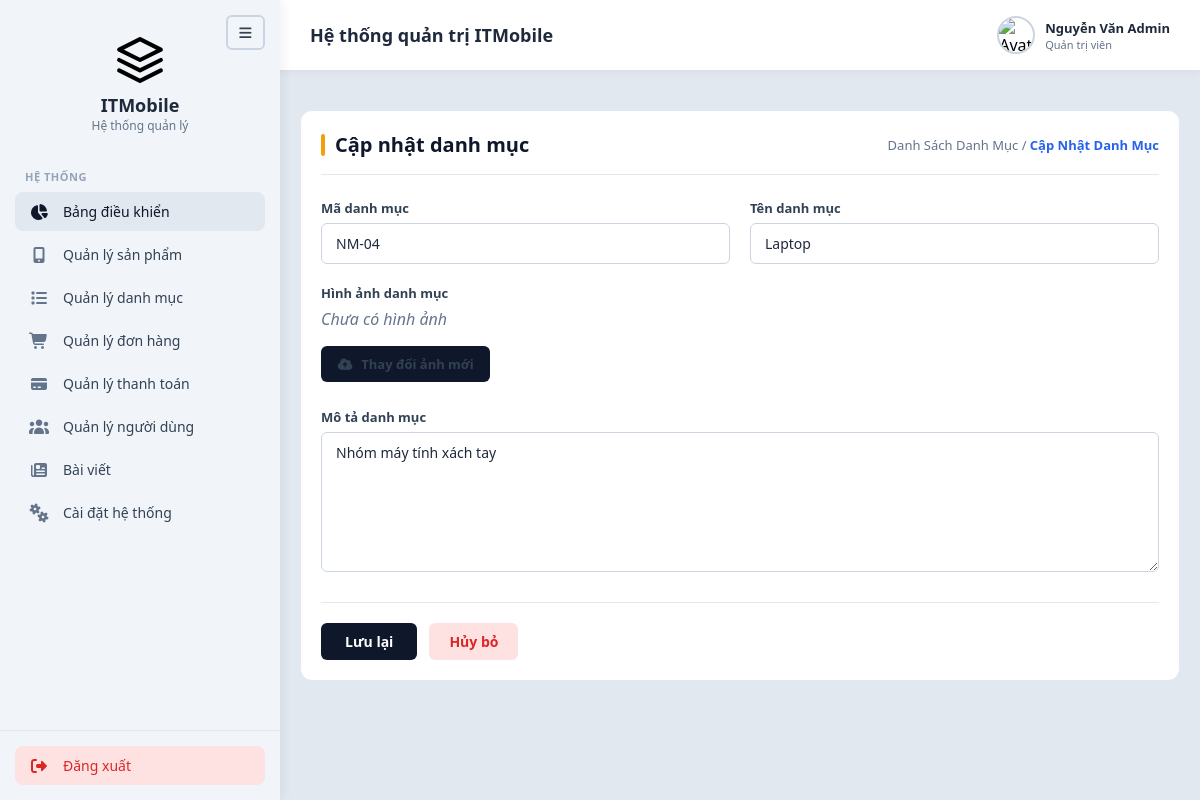
Screenshot of /Web_site/admin/capnhatdm.php?id=4 with the database file from the repository.
### tables this page shows
CREATE TABLE categories (
    id             INT AUTO_INCREMENT PRIMARY KEY,
    category_code  VARCHAR(20)  NOT NULL UNIQUE,          
    parent_id      INT DEFAULT NULL,
    name           VARCHAR(100) NOT NULL,
    slug           VARCHAR(100) NOT NULL UNIQUE,
    icon           VARCHAR(50),                           
    image          VARCHAR(255),                          
    description    TEXT,                                  
    sort_order     INT DEFAULT 0,
    status         TINYINT(1) DEFAULT 1,
    FOREIGN KEY (parent_id) REFERENCES categories(id) ON DELETE SET NULL
);

### Web_site/admin/xyly/xuly.php (called while the page is built, shortened)
<?php
class xuly extends csdltmdt
{
    public function xuatdulieu($sql)
    {
        $arr = array();
        $link = $this->connect();
        if ($link) {
            $result = $link->query($sql);
            if ($result && $result->num_rows > 0) {
                while ($row = $result->fetch_assoc()) {
                    $arr[] = $row;
                }
            }
        }
        return $arr;
    }
}

### Web_site/admin/capnhatdm.php (the view, shortened to what this page needs)
<?php
include("xyly/xuly.php");
$p = new xuly();
if (isset($_REQUEST['id'])) {
    $layid = intval($_REQUEST['id']);
    $danhmuc_info = $p->xuatdulieu("SELECT * FROM categories WHERE id='$layid' LIMIT 1");
    if (!empty($danhmuc_info)) {
        $lay_code = $danhmuc_info[0]['category_code'];
        $lay_name = $danhmuc_info[0]['name'];
        $lay_desc = $danhmuc_info[0]['description'];
        $lay_img  = $danhmuc_info[0]['image'];
    } else {
        $layid = 0;
        $lay_code = '';
        $lay_name = '';
        $lay_desc = '';
        $lay_img = '';
    }
} else {
    $layid = 0;
    $lay_code = '';
    $lay_name = '';
    $lay_desc = '';
    $lay_img = '';
}
include("includes/header.php");
include("includes/sidebar.php");
include("includes/navbar.php");
?>
<main class="main-content" style="margin-top: 20px;">
    <div class="form-scroll-container" style="background-color: white; padding: 20px; border-radius: 12px;">
        <div class="product-header-wrap">
            <div class="product-title-area">
                <h1>Cập nhật danh mục</h1>
            </div>
            <div class="product-breadcrumb">
                <a href="<?php echo BASE_URL; ?>/danhsachdanhmuc.php">Danh Sách Danh Mục</a> / <span>Cập Nhật Danh Mục</span>
            </div>
        </div>
        <form id="updateCategoryForm" action="" method="POST" enctype="multipart/form-data">
            <div class="product-form-grid">
                <div class="product-field-group">
                    <label>Mã danh mục</label>
                    <input type="text" name="category_code" class="product-input" value="<?php echo htmlspecialchars($lay_code); ?>" readonly style="background-color: #f1f5f9; cursor: not-allowed;">
                </div>
                <div class="product-field-group">
                    <label>Tên danh mục</label>
                    <input type="text" name="category_name" class="product-input" value="<?php echo htmlspecialchars($lay_name); ?>" placeholder="Nhập tên danh mục..." required>
                </div>
                <div class="product-field-group span-4">
                    <label>Hình ảnh danh mục</label>
                    <div style="margin-bottom: 10px;">
                        <?php if (!empty($lay_img)): ?>
                            <img src="../uploads/anhdanhmuc/<?php echo htmlspecialchars($lay_img); ?>" alt="Category Image" class="product-img" style="width: 70px; height: 70px; object-fit: cover; border-radius: 6px; border: 1px solid #cbd5e1;">
                        <?php else: ?>
                            <span style="color: #64748b; font-style: italic;">Chưa có hình ảnh</span>
                        <?php endif; ?>
                    </div>
                    <label class="btn-file-upload">
                        <i class="fa-solid fa-cloud-arrow-up"></i> Thay đổi ảnh mới
                    </label>
                </div>
                <div class="product-field-group span-4">
                    <label>Mô tả danh mục</label>
                    <textarea name="description" class="product-input" placeholder="Nhập mô tả chi tiết danh mục..."><?php echo htmlspecialchars($lay_desc); ?></textarea>
                </div>
            </div>
            <div class="product-form-actions">
                <button type="submit" class="btn-submit-save">
                    Lưu lại
                </button>
                <a href="<?php echo BASE_URL; ?>/danhsachdanhmuc.php" class="btn-submit-cancel nutHuy"
                    data-type="danh mục"
                    data-redirect="<?php echo BASE_URL; ?>/danhsachdanhmuc.php">
                    Hủy bỏ
                </a>
            </div>
        </form>
    </div>
</main>
<?php
include("includes/footer.php");
?>

### Web_site/admin/assets/CSS/style.css (style rules this page uses)
* { margin: 0; padding: 0; box-sizing: border-box; font-family: 'Segoe UI', Tahoma, Geneva, Verdana, sans-serif; height: auto; }
html, body { height: auto !important; min-height: 100%; overflow-y: auto !important; overflow-x: hidden; }
body { background-color: #e2e8f0; display: flex; height: 100%; overflow: hidden; }

### Web_site/admin/assets/CSS/stylemain.css (style rules this page uses)
.main-content { padding: 20px; font-family: inherit; box-sizing: border-box; height: calc(100vh - 70px); overflow-y: auto; overflow-x: hidden; }
.form-scroll-container { background-color: white; padding: 30px; border-radius: 12px; max-height: calc(100vh - 140px); overflow-y: auto; overflow-x: hidden; -webkit-overflow-scrolling: touch; border: 1px solid #e2e8f0; }
.product-header-wrap { display: flex; justify-content: space-between; align-items: center; margin-bottom: 24px; padding-bottom: 16px; border-bottom: 1px solid #e2e8f0; }
.product-title-area { display: flex; align-items: center; gap: 10px; }
.product-title-area::before { content: ""; width: 4px; height: 22px; background-color: #f59e0b; border-radius: 2px; }
.product-title-area h1 { font-size: 20px; font-weight: 700; color: #0f172a; margin: 0; }
.product-breadcrumb { font-size: 13px; color: #64748b; }
.product-breadcrumb a { color: #64748b; text-decoration: none; }
.product-breadcrumb span { color: #2563eb; font-weight: 600; }
.product-form-grid { display: grid; grid-template-columns: repeat(4, 1fr); gap: 20px; margin-bottom: 20px; }
.product-field-group { display: flex; flex-direction: column; gap: 6px; }
.product-field-group.span-4 { grid-column: span 4; }
.product-field-group label { font-size: 13px; font-weight: 600; color: #334155; }
.product-input, select.product-input, textarea.product-input { width: 100%; padding: 10px 14px; border: 1px solid #cbd5e1; border-radius: 6px; font-size: 14px; color: #1e293b; background-color: #ffffff !important; outline: none; transition: border-color 0.2s, box-shadow 0.2s; }
textarea.product-input { resize: vertical; min-height: 140px; }
.btn-file-upload { display: inline-flex; align-items: center; gap: 8px; background-color: #0f172a; color: #ffffff; padding: 9px 16px; border-radius: 6px; font-size: 13px; font-weight: 600; border: none; cursor: pointer; text-decoration: none; transition: background-color 0.2s; width: fit-content; }
.product-form-actions { display: flex; gap: 12px; margin-top: 30px; padding-top: 20px; border-top: 1px solid #e2e8f0; }
.btn-submit-save { background-color: #0f172a; color: #ffffff; padding: 9px 24px; border-radius: 6px; font-size: 14px; font-weight: 600; border: none; cursor: pointer; transition: background-color 0.2s; }
.btn-submit-cancel { background-color: #fee2e2; color: #dc2626; padding: 9px 20px; border-radius: 6px; font-size: 14px; font-weight: 600; border: none; cursor: pointer; text-decoration: none; transition: background-color 0.2s; display: inline-flex; align-items: center; justify-content: center; }
@media screen and (max-width: 1200px) { .product-form-grid { grid-template-columns: repeat(2, 1fr); } }
@media screen and (max-width: 1200px) { .product-field-group.span-2, .product-field-group.span-4 { grid-column: span 2; } }

### rows the page displays
categories: category_code "NM-04", category_name "Laptop", description "Nhóm máy tính xách tay"
